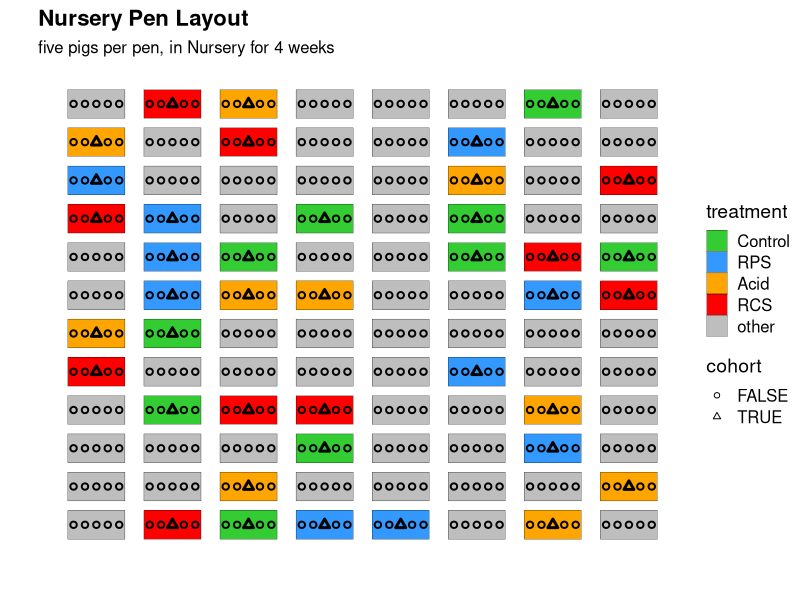
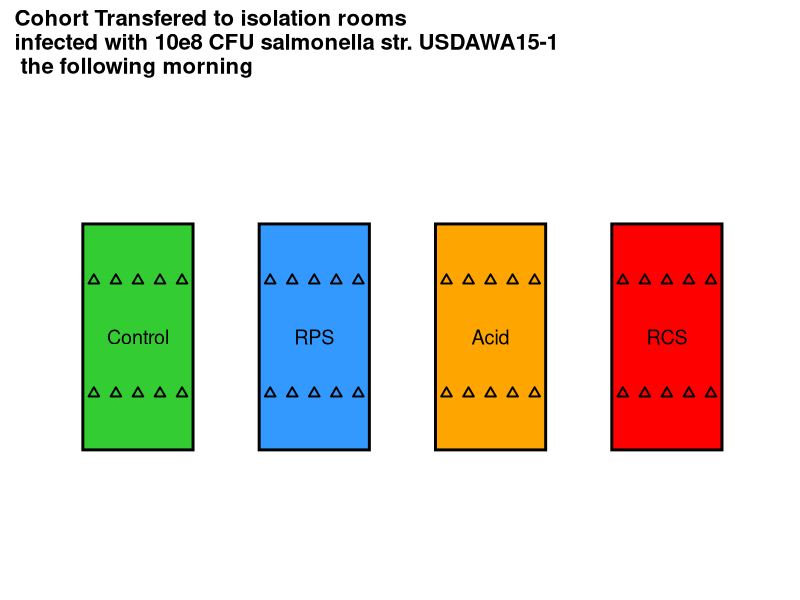

These figures' R source, in order:
library(cowplot)
library(tidyverse)
pens <- read_csv('FS12_all_treatments.csv') %>% select(pen, treatment) %>% unique() %>% arrange(pen)

unique(pens$treatment)

pens <- 
  pens %>%
  mutate(treatment=ifelse(treatment %in% c('Control', 'RPS', 'Acid', 'RCS'), treatment, 'other'), 
         xpos=rep(c(1,2,3,4,5,6,7,8), each=12), 
         ypos=rep(c(1,2,3,4,5,6,7,8,9,10,11,12), times=8), 
         treatment = factor(treatment ,levels = c('Control', 'RPS', 'Acid', 'RCS', 'other')))


pens %>% mutate(cohort=ifelse(treatment != 'other', TRUE, FALSE))

pigpen <- 
  tibble(
  pignum=1:(96*5), 
  pen=rep(1:96, each=5), 
  cohort=rep(c(F,F,T,F,F), times=96), 
  pignumpen=rep(1:5, times=96),
  pos_adj=rep(c(-.3,-.15,0,.15,.3), times=96)) %>% 
  left_join(pens) %>% 
  mutate(xpigpos=xpos + pos_adj) %>% 
  mutate(cohort=ifelse(treatment == 'other', F, cohort), 
         strk=ifelse(cohort, 1.5,1))
pigpen

rep(c(1,1,1.5,1,1), times=96)

pens %>%
  ggplot() +
  geom_tile(aes(x=xpos, y=ypos, fill=treatment),width=.75, height=.75, color='black') + 
  geom_point(data=pigpen, aes(x=xpigpos, y=ypos, shape=cohort, stroke=strk))+
  scale_shape_manual(values = c(21,24))+
  scale_fill_manual(values=c('#33CC33', '#3399FF', 'orange', 'red', 'grey', 'purple')) + 
  ylab('')+ xlab('') + theme_cowplot()+
  theme(axis.text = element_blank(), 
        axis.ticks = element_blank(),
        axis.line = element_blank()) + 
  ggtitle('Nursery Pen Layout', 'five pigs per pen, in Nursery for 4 weeks')





#####

room_tibble <- 
  tibble(
    room=c(1:4), 
    xpos=c(0,2,4,6), 
    ypos=c(0,0,0,0), 
    treatment = factor(c('Control', 'RPS', 'Acid', 'RCS') ,levels = c('Control', 'RPS', 'Acid', 'RCS'))
  )

room_tibble

pig_room_tibble <- 
  tibble(
    room=rep(1:4, each=10), 
    xpos_adj=rep(c(-.5,-.5,-.25,-.25,0,0,.25,.25,.5,.5), times=4),
    ypos_adj=rep(c(rep(c(.25,-.25), times=20))),
    pignum_room=rep(1:10, times=4)
  ) %>% left_join(room_tibble) %>% 
  mutate(xpos=xpos+xpos_adj, 
         ypos=ypos+ypos_adj)

pig_room_tibble %>% ggplot()+
  geom_tile(data=room_tibble, aes(x=xpos, y=ypos, fill=treatment),color='black', width=1.25, height=1, size=1)+
  geom_point(aes(x=xpos, y=ypos,fill=treatment), shape=24, size=2, stroke=1) +
  geom_text(data = room_tibble, aes(label=treatment, y=ypos, x=xpos), size=5)+
  xlim(-1,7)+
  ylim(-1,1) +
  scale_fill_manual(values=c('#33CC33', '#3399FF', 'orange', 'red', 'grey', 'purple'))  + 
  theme_cowplot() +
  theme(axis.text = element_blank(), 
        axis.title = element_blank(), 
        axis.line = element_blank(), 
        axis.ticks = element_blank(), 
        legend.position = 'none') + 
  ggtitle("Cohort Transfered to isolation rooms\ninfected with 10e8 CFU salmonella str. USDAWA15-1\n the following morning")
